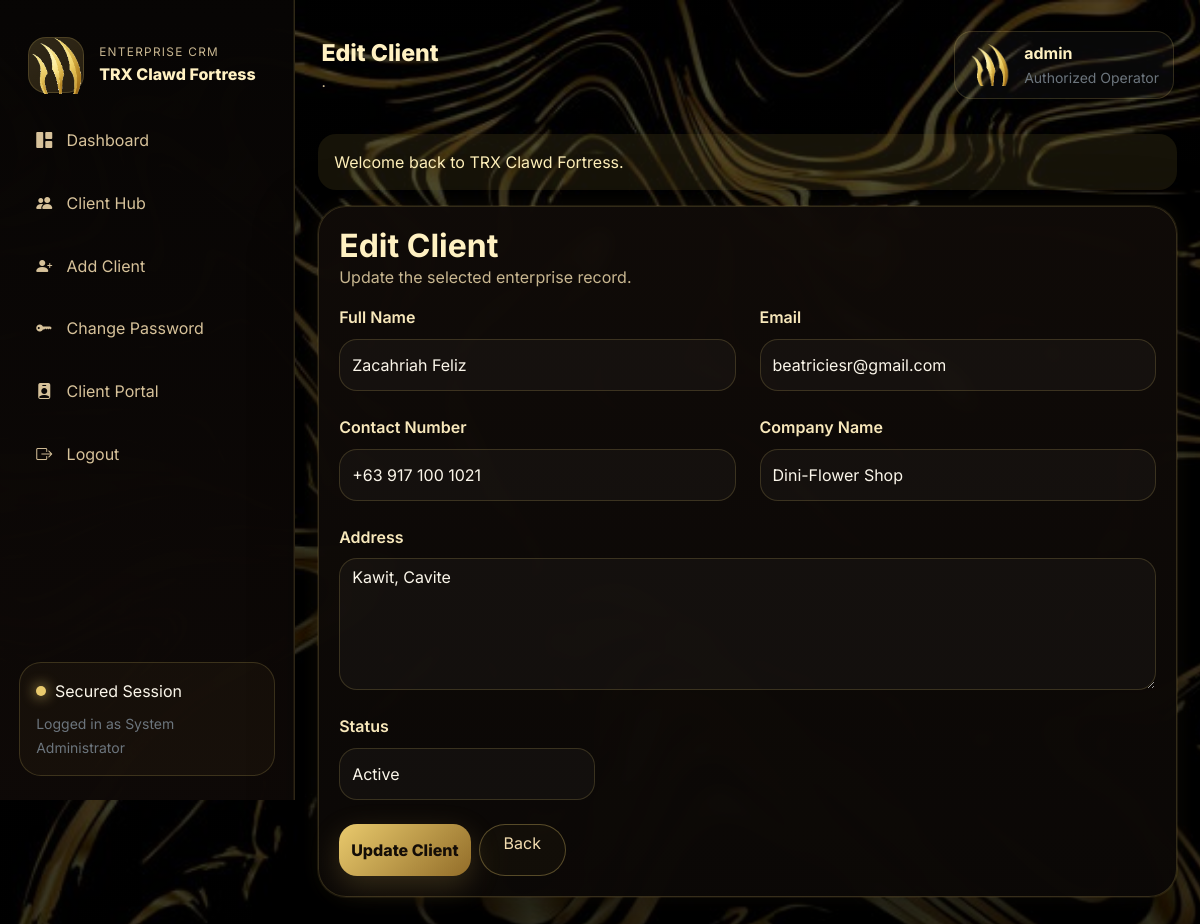
/edit_client.php?id=11 (signed in), run on the app's committed database.
### tables this page shows
CREATE TABLE `clients` (
  `id` int(11) NOT NULL,
  `full_name` varchar(100) NOT NULL,
  `email` varchar(100) NOT NULL,
  `contact_number` varchar(20) NOT NULL,
  `company_name` varchar(100) NOT NULL,
  `address` text NOT NULL,
  `profile_image` varchar(255) DEFAULT NULL,
  `status` enum('Active','Inactive') NOT NULL DEFAULT 'Active',
  `created_at` timestamp NOT NULL DEFAULT current_timestamp(),
  `updated_at` timestamp NULL DEFAULT NULL
);

### config/Database.php (called while the page is built, shortened)
<?php
class Database {
    private string $host = 'localhost';
    private string $db_name = 'trx_clawd_fortress';
    private string $username = 'root';
    private string $password = '';
    private ?PDO $conn = null;
    public function connect(): PDO {
        try {
            $dsn = sprintf('mysql:host=%s;dbname=%s;charset=utf8mb4', $this->host, $this->db_name);
            $this->conn = new PDO($dsn, $this->username, $this->password, [
                PDO::ATTR_ERRMODE => PDO::ERRMODE_EXCEPTION,
                PDO::ATTR_DEFAULT_FETCH_MODE => PDO::FETCH_ASSOC,
                PDO::ATTR_EMULATE_PREPARES => false,
            ]);
        } catch (PDOException $e) {
            exit('Database connection failed: ' . $e->getMessage());
        }
        return $this->conn;
    }
}
?>

### classes/Client.php (called while the page is built, shortened)
<?php
class Client {
    private PDO $conn; private string $table = 'clients';
    public function __construct(PDO $db) { $this->conn = $db; }
    public function getById(int $id): ?array { $stmt = $this->conn->prepare("SELECT * FROM {$this->table} WHERE id=:id LIMIT 1"); $stmt->execute([':id' => $id]); $row = $stmt->fetch(); return $row ?: null; }
}
?>

### includes/bootstrap.php (called while the page is built, shortened)
<?php
function e($value): string { return htmlspecialchars((string)$value, ENT_QUOTES, 'UTF-8'); }
?>

### public/edit_client.php (the view, shortened to what this page needs)
<?php
require_once '../config/Database.php';
require_once '../classes/Client.php';
$client = new Client((new Database())->connect());
$id = (int) ($_GET['id'] ?? 0);
$data = $client->getById($id);
include '../includes/header.php';
?>
<section class="panel form-panel">
    <div class="panel-header compact">
        <div>
            <h2>Edit Client</h2>
            <p>Update the selected enterprise record.</p>
        </div>
    </div>
    <form method="POST" class="row g-4">
        <div class="col-md-6">
            <label class="form-label">Full Name</label>
            <input type="text" name="full_name" class="form-control trx-control"
                value="<?= e($data['full_name']) ?>" required>
        </div>
        <div class="col-md-6">
            <label class="form-label">Email</label>
            <input type="email" name="email" class="form-control trx-control"
                value="<?= e($data['email']) ?>" required>
        </div>
        <div class="col-md-6">
            <label class="form-label">Contact Number</label>
            <input type="text" name="contact_number" class="form-control trx-control"
                value="<?= e($data['contact_number']) ?>" required>
        </div>
        <div class="col-md-6">
            <label class="form-label">Company Name</label>
            <input type="text" name="company_name" class="form-control trx-control"
                value="<?= e($data['company_name']) ?>" required>
        </div>
        <div class="col-12">
            <label class="form-label">Address</label>
            <textarea name="address" class="form-control trx-control" rows="4" required><?= e($data['address']) ?></textarea>
        </div>
        <div class="col-md-4">
            <label class="form-label">Status</label>
            <select name="status" class="form-select trx-control">
                <option value="Active" <?= $data['status'] === 'Active' ? 'selected' : '' ?>>
                    Active
                </option>
            </select>
        </div>
        <div class="col-12 d-flex gap-2">
            <button class="btn trx-btn-primary" type="submit">Update Client</button>
            <a href="clients.php" class="btn btn-outline-light rounded-pill px-4">Back</a>
        </div>
    </form>
</section>
<?php include '../includes/footer.php'; ?>

### assets/css/style.css (style rules this page uses)
:root { --bg: #070504; --bg-soft: #120d09; --panel: rgba(20, 14, 10, 0.94); --panel-2: rgba(16, 11, 8, 0.92); --panel-3: rgba(33, 22, 13, 0.88); --border: rgba(233, 202, 109, 0.18); --border-strong: rgba(233, 202, 109, 0.32); --text: #fbf6ea; --muted: #c8b690; --gold-1: #e9ca6d; --gold-2: #d3ad57; --gold-3: #af8932; --gold-4: #926d29; --gold-5: #64502a; --shadow: 0 20px 60px rgba(0,0,0,0.55); --glow: 0 0 0 1px rgba(233,202,109,.12), 0 0 24px rgba(211,173,87,.08); }
* { box-sizing: border-box; }
html, body { min-height: 100%; }
body { margin: 0; font-family: 'Inter', system-ui, -apple-system, Segoe UI, Roboto, sans-serif; color: var(--text); background: linear-gradient(rgba(0,0,0,.70), rgba(0,0,0,.78)), url('../images/liquid-gold-bg.jpg') center/cover fixed no-repeat, var(--bg); }
a { text-decoration: none; }
.form-control, .form-select { box-shadow: none !important; }
.form-label { color: #f8e8bb; font-weight: 600; margin-bottom: .6rem; }
.trx-btn-primary { background: linear-gradient(135deg, var(--gold-1), var(--gold-4)); border: 0; color: #140d07; font-weight: 800; min-height: 52px; border-radius: 18px; box-shadow: 0 10px 30px rgba(211,173,87,.22); }
.trx-body { min-height: 100vh; }
.panel { background: linear-gradient(180deg, rgba(16,11,8,0.95), rgba(11,8,6,0.96)); border: 1px solid var(--border); border-radius: 28px; padding: 1.25rem; box-shadow: var(--shadow), var(--glow); backdrop-filter: blur(8px); }
.panel-header { display: flex; justify-content: space-between; align-items: flex-start; gap: 1rem; margin-bottom: 1rem; }
.panel-header h2, .panel-header h3 { font-weight: 700; margin: 0; color: #fff1c2; }
.panel-header p { margin: 0; color: var(--muted); }
.form-panel { max-width: 980px; }
.trx-control { min-height: 52px; border-radius: 18px; background: rgba(255,255,255,0.03); border: 1px solid var(--border); color: var(--text); }
textarea.trx-control { min-height: 132px; }
.btn-outline-light, .btn-outline-info, .btn-outline-warning, .btn-outline-danger { border-color: var(--border-strong) !important; color: #f3ddb0 !important; background: rgba(233,202,109,0.03) !important; }

### data on the page
clients: full_name "Zacahriah Feliz", email "beatriciesr@gmail.com", contact_number "+63 917 100 1021", company_name "Dini-Flower Shop", address "Kawit, Cavite", status "Active"

### other printed values
$label "Dashboard"
$label "Client Hub"
$label "Add Client"
$label "Change Password"
$label "Client Portal"
$label "Logout"
$_SESSION['full_name'] "System Administrator"
str_replace(['.php','_'],['',' '], ucwords($currentPage,'_')) "Edit Client"
$_SESSION['username'] "admin"
$flash['message'] "Welcome back to TRX Clawd Fortress."
